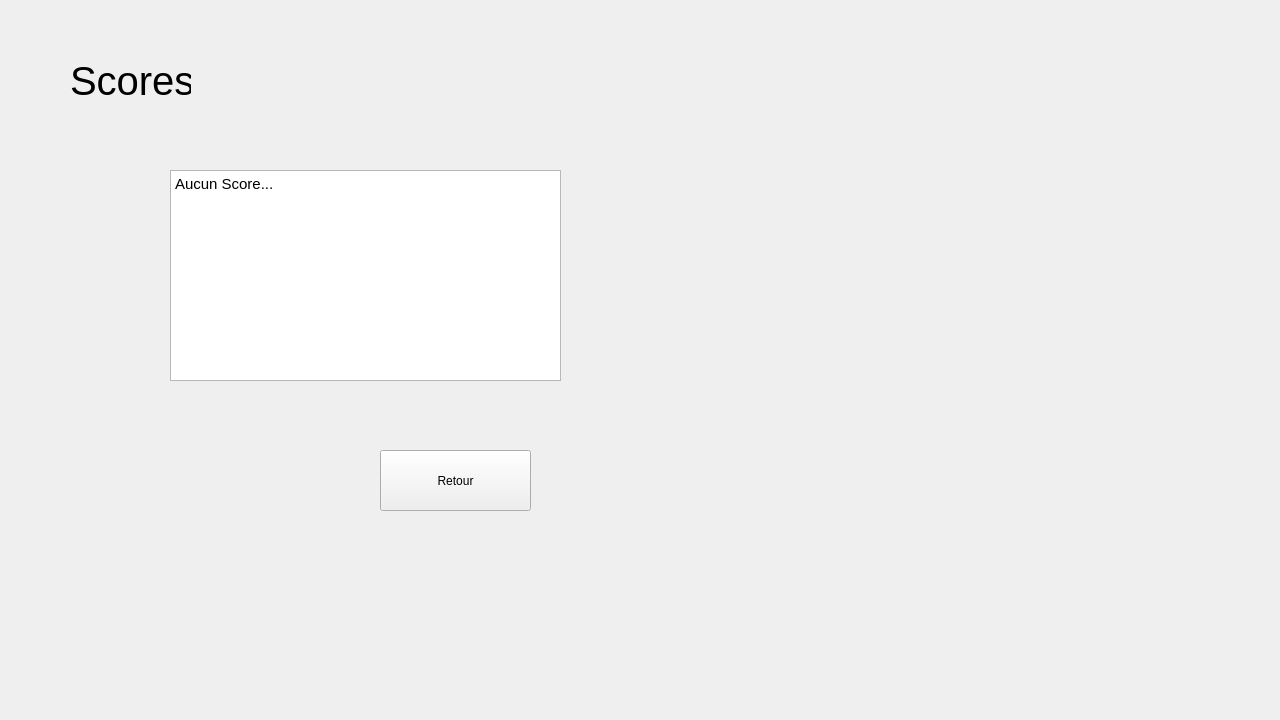
<?xml version="1.0" encoding="UTF-8"?>
<ui version="4.0">
 <class>MainWindow</class>
 <widget class="QMainWindow" name="MainWindow">
  <property name="geometry">
   <rect>
    <x>0</x>
    <y>0</y>
    <width>1280</width>
    <height>720</height>
   </rect>
  </property>
  <property name="minimumSize">
   <size>
    <width>1280</width>
    <height>720</height>
   </size>
  </property>
  <property name="windowTitle">
   <string>Sfsca</string>
  </property>
  <widget class="QWidget" name="centralWidget">
   <widget class="QStackedWidget" name="stackedWidget">
    <property name="geometry">
     <rect>
      <x>0</x>
      <y>0</y>
      <width>1281</width>
      <height>711</height>
     </rect>
    </property>
    <property name="lineWidth">
     <number>0</number>
    </property>
    <property name="currentIndex">
     <number>2</number>
    </property>
    <widget class="QWidget" name="loginpage">
     <widget class="QLineEdit" name="line_user">
      <property name="geometry">
       <rect>
        <x>570</x>
        <y>150</y>
        <width>113</width>
        <height>25</height>
       </rect>
      </property>
     </widget>
     <widget class="QLineEdit" name="line_pass">
      <property name="geometry">
       <rect>
        <x>570</x>
        <y>200</y>
        <width>113</width>
        <height>25</height>
       </rect>
      </property>
      <property name="echoMode">
       <enum>QLineEdit::Password</enum>
      </property>
     </widget>
     <widget class="QLabel" name="label_user">
      <property name="geometry">
       <rect>
        <x>390</x>
        <y>150</y>
        <width>71</width>
        <height>17</height>
       </rect>
      </property>
      <property name="text">
       <string>Username</string>
      </property>
     </widget>
     <widget class="QLabel" name="label_pass">
      <property name="geometry">
       <rect>
        <x>390</x>
        <y>200</y>
        <width>67</width>
        <height>17</height>
       </rect>
      </property>
      <property name="text">
       <string>Password</string>
      </property>
     </widget>
     <widget class="QPushButton" name="button_login">
      <property name="geometry">
       <rect>
        <x>460</x>
        <y>430</y>
        <width>101</width>
        <height>25</height>
       </rect>
      </property>
      <property name="text">
       <string>Log In</string>
      </property>
     </widget>
     <widget class="QPushButton" name="button_register">
      <property name="geometry">
       <rect>
        <x>600</x>
        <y>430</y>
        <width>89</width>
        <height>25</height>
       </rect>
      </property>
      <property name="text">
       <string>Register</string>
      </property>
     </widget>
     <widget class="QLabel" name="label_err">
      <property name="enabled">
       <bool>true</bool>
      </property>
      <property name="geometry">
       <rect>
        <x>0</x>
        <y>279</y>
        <width>1281</width>
        <height>41</height>
       </rect>
      </property>
      <property name="styleSheet">
       <string notr="true">#label_err
{
	background-color:  red;
}</string>
      </property>
      <property name="lineWidth">
       <number>0</number>
      </property>
      <property name="text">
       <string>TextLabel</string>
      </property>
     </widget>
    </widget>
    <widget class="QWidget" name="sfscapage">
     <widget class="QGraphicsView" name="graphicsView">
      <property name="geometry">
       <rect>
        <x>130</x>
        <y>10</y>
        <width>1011</width>
        <height>491</height>
       </rect>
      </property>
     </widget>
     <widget class="QWidget" name="horizontalLayoutWidget">
      <property name="geometry">
       <rect>
        <x>440</x>
        <y>550</y>
        <width>381</width>
        <height>29</height>
       </rect>
      </property>
      <layout class="QHBoxLayout" name="horizontalLayout">
       <item>
        <spacer name="horizontalSpacer">
         <property name="orientation">
          <enum>Qt::Horizontal</enum>
         </property>
         <property name="sizeHint" stdset="0">
          <size>
           <width>40</width>
           <height>20</height>
          </size>
         </property>
        </spacer>
       </item>
       <item>
        <widget class="QPushButton" name="button_VT12">
         <property name="text">
          <string>VT12</string>
         </property>
        </widget>
       </item>
       <item>
        <spacer name="horizontalSpacer_4">
         <property name="orientation">
          <enum>Qt::Horizontal</enum>
         </property>
         <property name="sizeHint" stdset="0">
          <size>
           <width>40</width>
           <height>20</height>
          </size>
         </property>
        </spacer>
       </item>
       <item>
        <widget class="QPushButton" name="button_VT23">
         <property name="text">
          <string>VT23</string>
         </property>
        </widget>
       </item>
       <item>
        <spacer name="horizontalSpacer_5">
         <property name="orientation">
          <enum>Qt::Horizontal</enum>
         </property>
         <property name="sizeHint" stdset="0">
          <size>
           <width>40</width>
           <height>20</height>
          </size>
         </property>
        </spacer>
       </item>
      </layout>
     </widget>
     <widget class="QWidget" name="horizontalLayoutWidget_2">
      <property name="geometry">
       <rect>
        <x>440</x>
        <y>620</y>
        <width>379</width>
        <height>71</height>
       </rect>
      </property>
      <layout class="QHBoxLayout" name="horizontalLayout_2">
       <item>
        <layout class="QVBoxLayout" name="verticalLayout">
         <item>
          <widget class="QPushButton" name="button_P12">
           <property name="text">
            <string>P12</string>
           </property>
          </widget>
         </item>
         <item>
          <spacer name="verticalSpacer">
           <property name="orientation">
            <enum>Qt::Vertical</enum>
           </property>
           <property name="sizeHint" stdset="0">
            <size>
             <width>20</width>
             <height>20</height>
            </size>
           </property>
          </spacer>
         </item>
         <item>
          <widget class="QPushButton" name="button_V12">
           <property name="text">
            <string>V12</string>
           </property>
          </widget>
         </item>
        </layout>
       </item>
       <item>
        <spacer name="horizontalSpacer_2">
         <property name="orientation">
          <enum>Qt::Horizontal</enum>
         </property>
         <property name="sizeHint" stdset="0">
          <size>
           <width>40</width>
           <height>20</height>
          </size>
         </property>
        </spacer>
       </item>
       <item>
        <layout class="QVBoxLayout" name="verticalLayout_2">
         <item>
          <widget class="QPushButton" name="button_P22">
           <property name="text">
            <string>P22</string>
           </property>
          </widget>
         </item>
         <item>
          <spacer name="verticalSpacer_2">
           <property name="orientation">
            <enum>Qt::Vertical</enum>
           </property>
           <property name="sizeHint" stdset="0">
            <size>
             <width>20</width>
             <height>20</height>
            </size>
           </property>
          </spacer>
         </item>
         <item>
          <widget class="QPushButton" name="button_V13">
           <property name="text">
            <string>V13</string>
           </property>
          </widget>
         </item>
        </layout>
       </item>
       <item>
        <spacer name="horizontalSpacer_3">
         <property name="orientation">
          <enum>Qt::Horizontal</enum>
         </property>
         <property name="sizeHint" stdset="0">
          <size>
           <width>40</width>
           <height>20</height>
          </size>
         </property>
        </spacer>
       </item>
       <item>
        <layout class="QVBoxLayout" name="verticalLayout_3">
         <item>
          <widget class="QPushButton" name="button_P32">
           <property name="text">
            <string>P32</string>
           </property>
          </widget>
         </item>
         <item>
          <spacer name="verticalSpacer_3">
           <property name="orientation">
            <enum>Qt::Vertical</enum>
           </property>
           <property name="sizeHint" stdset="0">
            <size>
             <width>20</width>
             <height>20</height>
            </size>
           </property>
          </spacer>
         </item>
         <item>
          <widget class="QPushButton" name="button_V23">
           <property name="text">
            <string>V23</string>
           </property>
          </widget>
         </item>
        </layout>
       </item>
      </layout>
     </widget>
     <widget class="QPushButton" name="button_start">
      <property name="geometry">
       <rect>
        <x>10</x>
        <y>230</y>
        <width>101</width>
        <height>81</height>
       </rect>
      </property>
      <property name="text">
       <string>Start</string>
      </property>
     </widget>
     <widget class="QPushButton" name="button_score">
      <property name="geometry">
       <rect>
        <x>10</x>
        <y>340</y>
        <width>101</width>
        <height>81</height>
       </rect>
      </property>
      <property name="text">
       <string>Scores</string>
      </property>
     </widget>
    </widget>
    <widget class="QWidget" name="score">
     <widget class="QTextEdit" name="score_edit">
      <property name="geometry">
       <rect>
        <x>170</x>
        <y>170</y>
        <width>391</width>
        <height>211</height>
       </rect>
      </property>
      <property name="readOnly">
       <bool>true</bool>
      </property>
      <property name="html">
       <string>&lt;!DOCTYPE HTML PUBLIC &quot;-//W3C//DTD HTML 4.0//EN&quot; &quot;http://www.w3.org/TR/REC-html40/strict.dtd&quot;&gt;
&lt;html&gt;&lt;head&gt;&lt;meta name=&quot;qrichtext&quot; content=&quot;1&quot; /&gt;&lt;style type=&quot;text/css&quot;&gt;
p, li { white-space: pre-wrap; }
&lt;/style&gt;&lt;/head&gt;&lt;body style=&quot; font-family:'Ubuntu'; font-size:11pt; font-weight:400; font-style:normal;&quot;&gt;
&lt;p style=&quot; margin-top:0px; margin-bottom:0px; margin-left:0px; margin-right:0px; -qt-block-indent:0; text-indent:0px;&quot;&gt;Aucun Score...&lt;/p&gt;&lt;/body&gt;&lt;/html&gt;</string>
      </property>
     </widget>
     <widget class="QPushButton" name="button_retour">
      <property name="geometry">
       <rect>
        <x>380</x>
        <y>450</y>
        <width>151</width>
        <height>61</height>
       </rect>
      </property>
      <property name="text">
       <string>Retour</string>
      </property>
     </widget>
     <widget class="QLabel" name="label">
      <property name="geometry">
       <rect>
        <x>70</x>
        <y>60</y>
        <width>121</width>
        <height>41</height>
       </rect>
      </property>
      <property name="font">
       <font>
        <pointsize>30</pointsize>
       </font>
      </property>
      <property name="text">
       <string>Scores</string>
      </property>
     </widget>
    </widget>
   </widget>
  </widget>
 </widget>
 <layoutdefault spacing="6" margin="11"/>
 <resources/>
 <connections/>
</ui>
